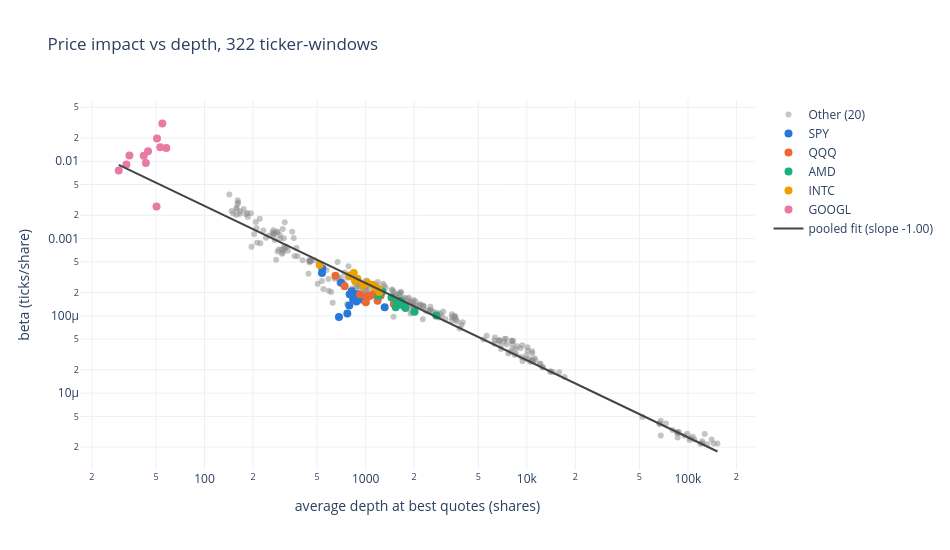

The code cell stored with this chart in its notebook:
### Markdown cell above
## The scaling law
Every kept ticker-window as a point in $(AD, \beta)$ space, log-log axes. The line is the pooled
fit; a slope of exactly $-1$ would be the paper's $\lambda = 1$. The five tickers from the OFI
notebook keep their colors; the rest of the universe is gray.

### Code cell
COLOR = {"SPY": "#2a78d6", "QQQ": "#eb6834", "AMD": "#1baf7a", "INTC": "#eda100", "GOOGL": "#e87ba4"}

fig = go.Figure()
other = kept.filter(~pl.col("ticker").is_in(list(COLOR)))
fig.add_scatter(x=other["avg_depth"], y=other["beta"], mode="markers", name="Other (20)",
                marker=dict(color="#8c8c8c", size=6, opacity=0.5))
for t, c in COLOR.items():
    sub = kept.filter(pl.col("ticker") == t)
    fig.add_scatter(x=sub["avg_depth"], y=sub["beta"], mode="markers", name=t,
                    marker=dict(color=c, size=8))
ad = np.geomspace(kept["avg_depth"].min(), kept["avg_depth"].max(), 50)
a, b = res_pooled.params
fig.add_scatter(x=ad, y=np.exp(a) * ad**b, mode="lines", name=f"pooled fit (slope {b:.2f})",
                line=dict(color="#444444", width=2))
fig.update_xaxes(type="log", title_text="average depth at best quotes (shares)")
fig.update_yaxes(type="log", title_text="beta (ticks/share)")
fig.update_layout(height=550, width=950, template="plotly_white",
                  title=f"Price impact vs depth, {len(kept)} ticker-windows")
fig.show()

### Figure 1 — Plotly figure (JSON) as saved in the notebook; plotly's stock layout.template omitted (floating-point values rounded to 4 significant figures; data arrays with more than 128 entries replaced by an {"elided": "..."} marker saying what was removed)
{"data": [{"marker": {"color": "#8c8c8c", "opacity": 0.5, "size": 6}, "mode": "markers", "name": "Other (20)", "type": "scatter", "x": {"elided": "260 float values"}, "y": {"elided": "260 float values"}}, {"marker": {"color": "#2a78d6", "size": 8}, "mode": "markers", "name": "SPY", "type": "scatter", "x": [682.6, 769.5, 791.3, 875.6, 944.6, 887.7, 795.1, 703.9, 818.3, 835.4, 535.6, 538.4, 1312.0], "y": [9.624e-05, 0.0001068, 0.0001365, 0.0001533, 0.0001629, 0.0001908, 0.0001909, 0.0002677, 0.0002073, 0.0001651, 0.0003591, 0.0004085, 0.0001296]}, {"marker": {"color": "#eb6834", "size": 8}, "mode": "markers", "name": "QQQ", "type": "scatter", "x": [922.9, 1002.0, 1067.0, 1034.0, 1121.0, 1153.0, 1019.0, 1185.0, 1230.0, 1237.0, 649.1, 740.4, 1496.0], "y": [0.0001893, 0.0001504, 0.0001825, 0.0001816, 0.000191, 0.0001884, 0.000174, 0.0001568, 0.0001831, 0.0001835, 0.0003295, 0.0002419, 0.0001422]}, {"marker": {"color": "#1baf7a", "size": 8}, "mode": "markers", "name": "AMD", "type": "scatter", "x": [1690.0, 1562.0, 1537.0, 1648.0, 1768.0, 1638.0, 1202.0, 1446.0, 1560.0, 2013.0, 1269.0, 1752.0, 2744.0], "y": [0.0001393, 0.0001432, 0.0001289, 0.00014, 0.0001259, 0.0001568, 0.0001808, 0.0001725, 0.0001491, 0.0001126, 0.0002072, 0.0001298, 0.000101]}, {"marker": {"color": "#eda100", "size": 8}, "mode": "markers", "name": "INTC", "type": "scatter", "x": [518.2, 791.6, 859.0, 890.5, 843.2, 961.8, 1024.0, 1155.0, 1199.0, 1215.0, 843.4, 1106.0], "y": [0.0004583, 0.0003312, 0.0002825, 0.0002999, 0.0003171, 0.0002495, 0.0002656, 0.0002298, 0.0002237, 0.0002032, 0.0003573, 0.0002519]}, {"marker": {"color": "#e87ba4", "size": 8}, "mode": "markers", "name": "GOOGL", "type": "scatter", "x": [54.69, 50.71, 44.61, 34.19, 32.75, 43.26, 29.35, 50.34, 53.11, 41.94, 57.9], "y": [0.0308, 0.01964, 0.01346, 0.01185, 0.009063, 0.009498, 0.007608, 0.002594, 0.01517, 0.01181, 0.01481]}, {"line": {"color": "#444444", "width": 2}, "mode": "lines", "name": "pooled fit (slope -1.00)", "type": "scatter", "x": [29.35, 34.95, 41.62, 49.56, 59.01, 70.27, 83.68, 99.64, 118.7, 141.3, 168.2, 200.3, 238.6, 284.1, 338.3, 402.8, 479.7, 571.2, 680.2, 809.9, 964.4, 1148.0, 1368.0, 1628.0, 1939.0, 2309.0, 2750.0, 3274.0, 3899.0, 4643.0, 5529.0, 6583.0, 7839.0, 9335.0, 11120.0, 13240.0, 15760.0, 18770.0, 22350.0, 26610.0, 31690.0, 37740.0, 44940.0, 53510.0, 63720.0, 75880.0, 90350.0, 107600.0, 128100.0, 152600.0], "y": [0.009003, 0.007563, 0.006353, 0.005337, 0.004483, 0.003766, 0.003163, 0.002657, 0.002232, 0.001875, 0.001575, 0.001323, 0.001111, 0.0009337, 0.0007843, 0.0006588, 0.0005534, 0.0004649, 0.0003905, 0.0003281, 0.0002756, 0.0002315, 0.0001945, 0.0001634, 0.0001372, 0.0001153, 9.683e-05, 8.134e-05, 6.833e-05, 5.74e-05, 4.822e-05, 4.05e-05, 3.402e-05, 2.858e-05, 2.401e-05, 2.017e-05, 1.694e-05, 1.423e-05, 1.195e-05, 1.004e-05, 8.436e-06, 7.086e-06, 5.953e-06, 5e-06, 4.2e-06, 3.528e-06, 2.964e-06, 2.49e-06, 2.092e-06, 1.757e-06]}], "layout": {"height": 550, "title": {"text": "Price impact vs depth, 322 ticker-windows"}, "width": 950, "xaxis": {"title": {"text": "average depth at best quotes (shares)"}, "type": "log"}, "yaxis": {"title": {"text": "beta (ticks/share)"}, "type": "log"}}}
